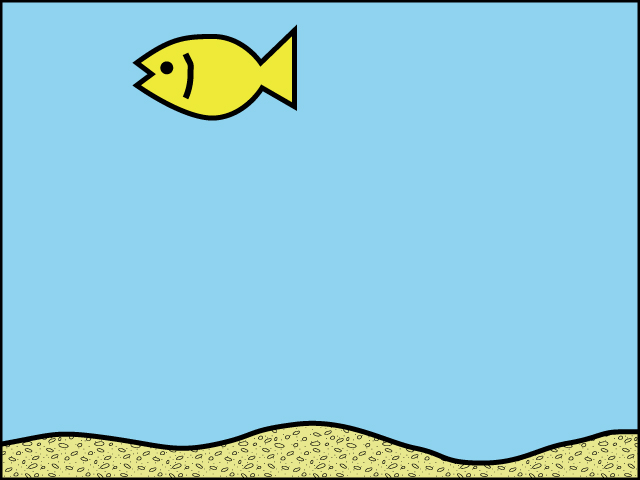
//> input picture imgProc/final_kadai/kadai3/issue3.jpg, 640 x 480 px
$ ./issue3_k23023   (built with g++ and OpenCV 4)
//> lines starting //> are read from the running program, lines starting //| are printed output that depends on the picture; after the words box and inside, x2 and y2 are one past the last pixel; in counts of white or black regions, pixels touching at a corner belong together


#include <iostream>
#include <opencv2/opencv.hpp>


// 入力画像
#define TARGET_IMG_FILE "issue3.jpg"

// テンプレート画像
#define TEMPLATE_IMG_FILE "red_fish.jpg"


int main(int argc, const char *argv[])
{
    cv::Point min_Point, max_loc;
    cv::Mat src_img, template_img, compare_img, result_img;
    cv::Mat src_gray_img, template_gray_img;

    double min_val, max_val;

    float s; // 類似度マップ

    // 入力画像
    src_img = cv::imread(TARGET_IMG_FILE, cv::IMREAD_COLOR);
//> src_img is the input picture: 480 rows x 640 cols, CV_8UC3; mean B, G, R 218.5, 203.6, 145.5

    if (src_img.empty())
    {
        fprintf(stderr, "File is not opened.\n");

        return (-1);
    }

    cv::cvtColor(src_img, src_gray_img, cv::COLOR_BGR2GRAY);//入力画像をグレースケールに
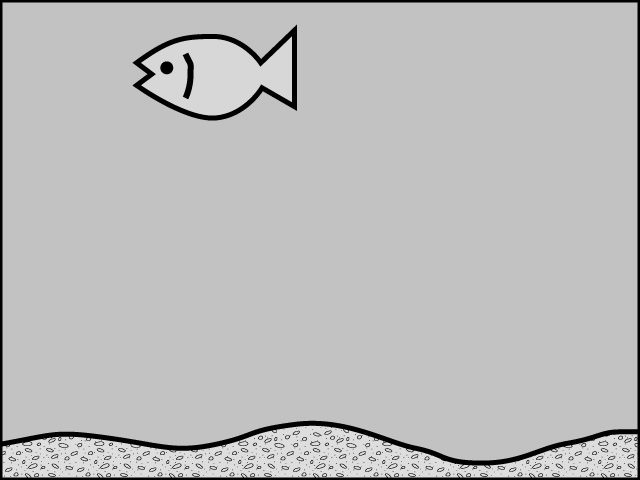
//> src_gray_img: 480 rows x 640 cols, CV_8UC1; min 0, max 224, mean 187.7

    // テンプレート画像
    template_img = cv::imread(TEMPLATE_IMG_FILE, cv::IMREAD_COLOR);
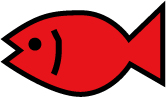
//> input picture imgProc/final_kadai/kadai3/red_fish.jpg, 166 x 97 px
//> template_img is the input picture: 97 rows x 166 cols, CV_8UC3; mean B, G, R 100.2, 97.3, 198.4

    cv::cvtColor(template_img, template_gray_img, cv::COLOR_BGR2GRAY);//テンプレート画像をグレースケールに
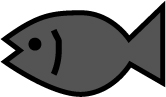
//> template_gray_img: 97 rows x 166 cols, CV_8UC1; min 0, max 255, mean 127.9

    // 類似度マップの初期化
    compare_img = cv::Mat(cv::Size(src_img.rows - template_img.rows + 1, src_img.cols - template_img.cols + 1), CV_32F, 1);

    // 結果画像の初期化、コピー
    result_img = cv::Mat(src_img.size(), CV_8UC1);
    result_img = src_img.clone(); // 画像のコピー


    // テンプレートマッチング

    cv::matchTemplate(src_gray_img, template_gray_img, compare_img, cv::TM_SQDIFF_NORMED);
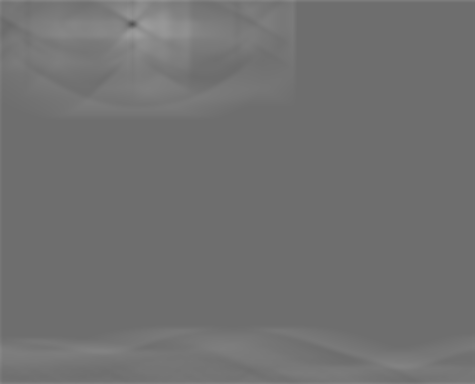
//> compare_img: 384 rows x 475 cols, CV_32FC1; min 0.322, max 0.617, mean 0.445

    // 類似度マップの最小値の計算
    cv::minMaxLoc(compare_img, &min_val, &max_val,
                  &min_Point, &max_loc);
//> min_val = 0.322; max_val = 0.617; min_Point = Point(132, 24); max_loc = Point(137, 34)


    // 長方形の表示

    cv::rectangle(result_img, min_Point,
                  cv::Point(min_Point.x + template_img.cols,
                            min_Point.y + template_img.rows),
                  CV_RGB(255, 0, 0), 2);
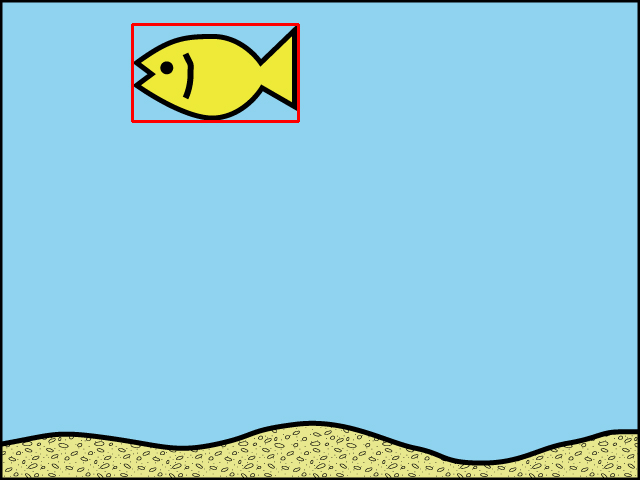
//> result_img: 480 rows x 640 cols, CV_8UC3; 0.51% of pixels changed, all inside (x1, y1, x2, y2) = (131, 23, 300, 123)

    // 探索画像の描画
    cv::imshow("input", src_img);         // 入力画像
    cv::imshow("template", template_img); // テンプレート画像
    cv::imshow("result", result_img);     // 結果画像
    // キー入力待ち
    cv::waitKey(0);

    return 0;
}
